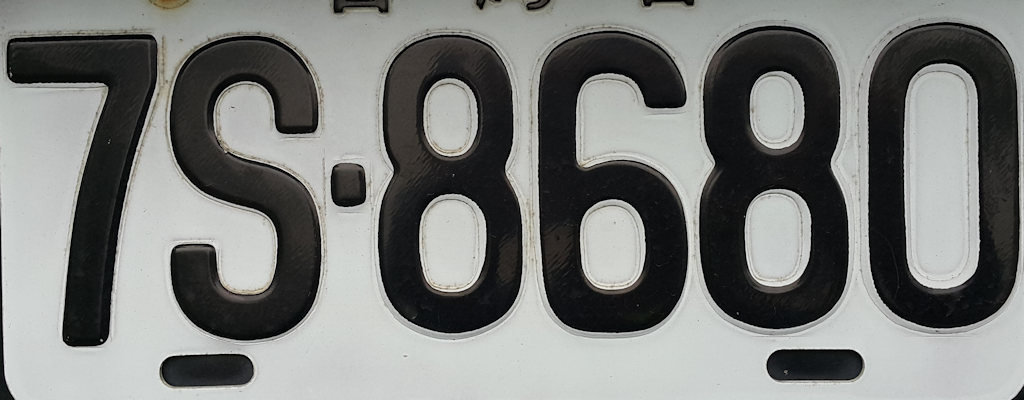
#> input picture 車牌辨識/license_plate.bmp, 1024 x 400 px, found by its file name
$ jupyter execute Untitled0.ipynb
#> lines starting #> are read from the running program, lines starting #| are printed output that depends on the picture; after the words box and inside, x2 and y2 are one past the last pixel; in counts of white or black regions, pixels touching at a corner belong together
[cell 1]
import cv2
from google.colab.patches import cv2_imshow
import numpy as np

[cell 2]
gray_image = cv2.imread("/content/drive/MyDrive/Colab Notebooks/車牌辨識/license_plate.bmp",0)
#> gray_image: shape (400, 1024); min 0, max 239, mean 123.6

[cell 3]
otsu_th, binary_image = cv2.threshold(gray_image, 0, 255, cv2.THRESH_BINARY_INV+cv2.THRESH_OTSU)
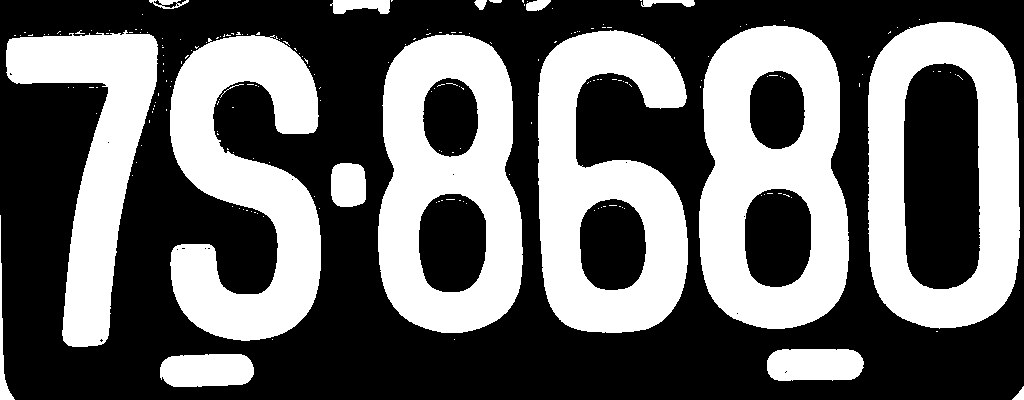
#> binary_image: shape (400, 1024); 40.7% white; 205 white regions (187 under 20 px), largest, box (x1, y1, x2, y2) and area: (699, 25, 849, 329) 29605, (378, 34, 523, 333) 27478, (538, 30, 688, 333) 27276
#> otsu_th = 108

[cell 4]
cv2_imshow(binary_image)

[cell 5]
print(otsu_th)
#| 108.0

[cell 6]
n_regions, label_mat = cv2.connectedComponents(binary_image)
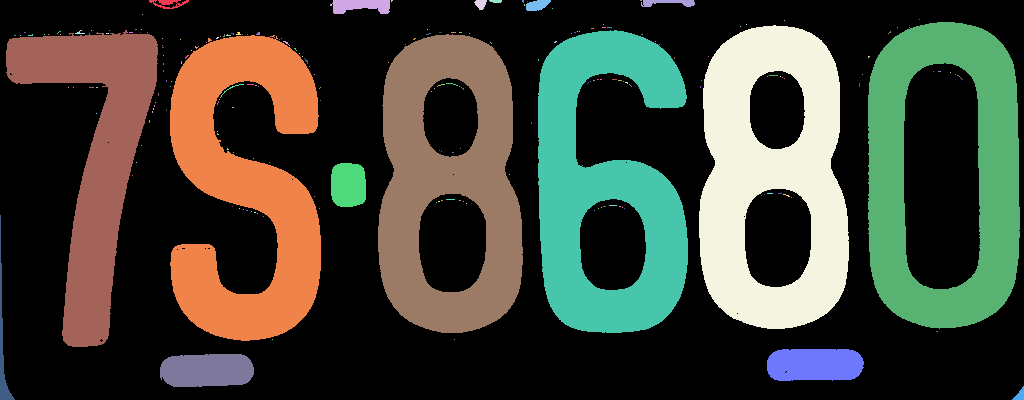
#> label_mat: shape (400, 1024) int32; 206 distinct labels, from 0 to 205; one colour per label, 0 black
#> n_regions = 206
print(f'number of regions: {n_regions}')
#| number of regions: 206

[cell 7]
display_mat = np.zeros((label_mat.shape[0], label_mat.shape[1], 3), dtype=np.uint8)
color_plate = np.random.randint(0, 256, size=(n_regions, 3))
#> color_plate = 206 rows, first 8: [172, 47, 117], [192, 67, 251], [195, 103, 9], [211, 21, 242], [36, 87, 70], [216, 88, 140], [58, 193, 230], [39, 87, 174]
color_plate[0] = 255

[cell 8]
rows = label_mat.shape[0]
#> rows = 400
cols = label_mat.shape[1]
#> cols = 1024
for r in range(0, rows):
  for c in range(0, cols):
    label = label_mat[r, c]
    color = color_plate[label] # get the color
    display_mat[r, c] = color # paint the point [r,c]
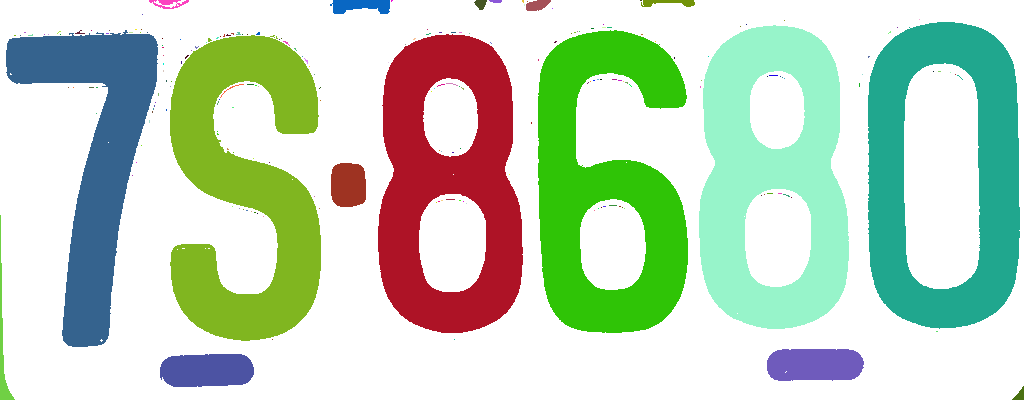
#> display_mat: shape (400, 1024, 3); mean of channels 0, 1, 2 190, 212.9, 192.5; drawn as B, G, R
